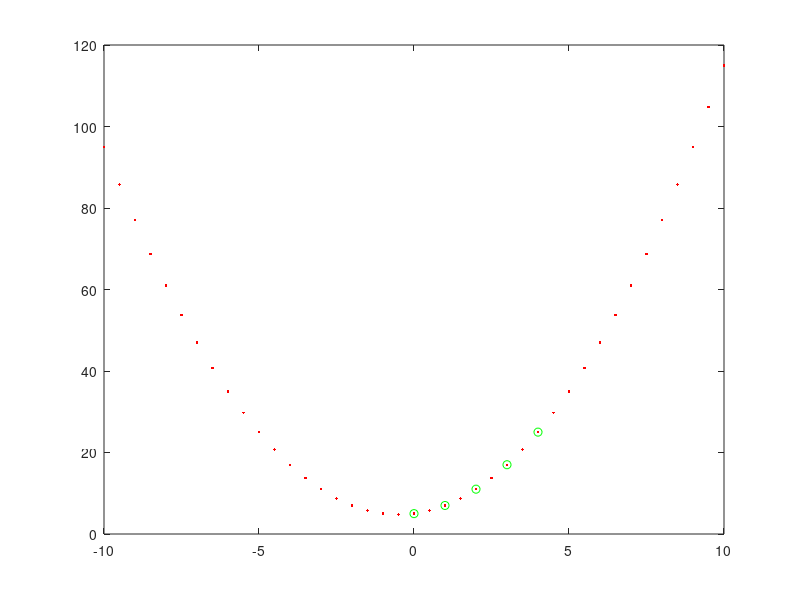

The MATLAB script that drew this image:
% 2021.11.28
% Lagrangeov interpolačný polynóm
% Jakub Daxner

% Funkcia
x = [0 1 2 3 4];
Y = x.^2 + x + 5;

% Lagrangeov function

% Interval pre zistenie interpolacie
interval = -10 : 0.5 : 10;

% Jednotková matica do ktorej budeme vkladať hodnoty
n = size(x, 2);
M = ones(n, size(interval, 2));

for i = 1: n
    p = 1;
    for j = 1: n
        if(i != j)
            % p(x) = y0 φ0(x) + y1 φ1(x) + ···+ yn φn (x)

            % (x −x0) / (xi −x0)

            M(i, :) = M(i, :) .* (interval-x(j)) / (x(i) - x(j));
        endif
    endfor

    y = 0;
    M;

    % Výsledné hodnoty pre y na intervale
    % (Interpolácia)
    for k = 1 : n
        y = y + Y(k) * M(k, :);
    endfor
endfor

y
plot(x, Y, "go", interval, y, 'r.')
